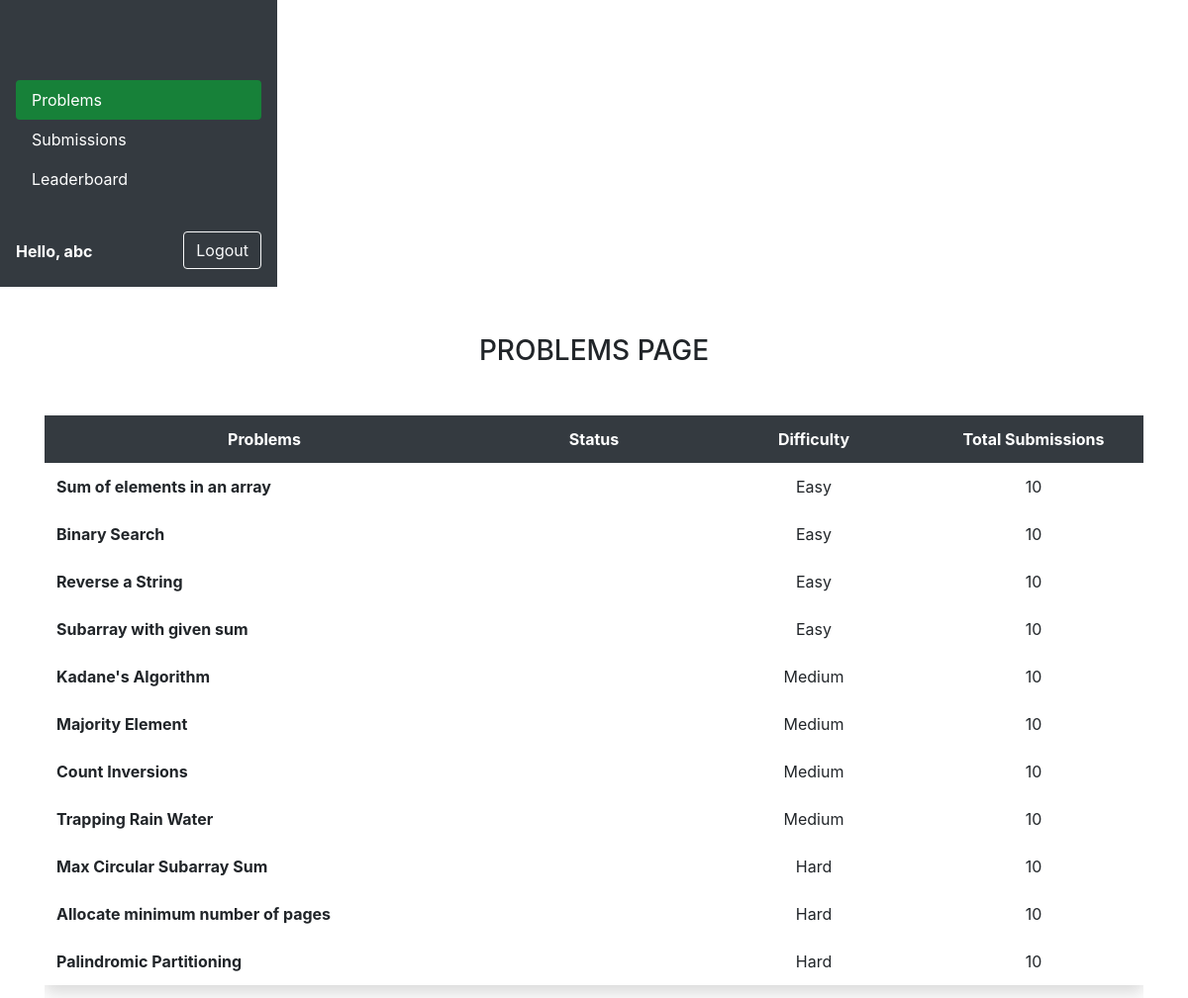
Screenshot of / (signed in) with the database file from the repository.
### online_judge/models.py (models this page shows, shortened)
class Problem(models.Model):
    name = models.CharField(max_length=200, unique=True)
    desc = models.TextField()
    difficulty = models.CharField(max_length=200)
    inputFile = models.CharField(max_length=500)
    outputFile = models.CharField(max_length=500)

### online_judge/views.py (the view)
# urls.py: path('', views.homePage, name='home'),
def homePage(request):
    problems = Problem.objects.all()
    submissions = Submission.objects.all().order_by("-timestamp")
    leaderboard = {}
    for user in User.objects.all():
        leaderboard[user.username] = Submission.objects.filter(userID=user.id).count()
    leaderboard = {key:leaderboard[key] for key in sorted(leaderboard, key=lambda v: v[1], reverse=True)}
    context = {'problems':problems, 'submissions':submissions, 'leaderboard':leaderboard, 'username':request.user.username}
    return render(request, 'problems-page.html', context)

### templates/problems-page.html (shortened to what this page needs)
<!DOCTYPE html>
<html lang="en">
<head>
  <link rel="stylesheet" href="https://cdn.jsdelivr.net/npm/bootstrap@4.6.1/dist/css/bootstrap.min.css" />
  <link rel="stylesheet" href="https://cdnjs.cloudflare.com/ajax/libs/intro.js/4.3.0/introjs.min.css" />
  <link rel="stylesheet" href="https://d1lrk9cp1c3gxw.cloudfront.net/static/main/assets/css/base.css" />
  <link rel="stylesheet" href="https://cdnjs.cloudflare.com/ajax/libs/highlight.js/9.15.6/styles/atom-one-dark.min.css" />
  <link rel="stylesheet" href="https://cdn.datatables.net/1.11.4/css/dataTables.bootstrap4.min.css" />
</head>
<body>
  <div class="vertical-nav d-flex flex-column flex-shrink-0 p-3 text-white bg-dark overflow-hidden" id="sidebar" style="width: 280px;">
    <a href="/" class="d-flex align-items-center mb-3 mb-md-0 me-md-auto text-white text-decoration-none">
      <svg class="bi me-2" width="40" height="32"><use xlink:href="#bootstrap"></use></svg>
    </a>
    <ul class="nav nav-pills flex-column mb-auto">
      <li class="nav-item">
        <a id="problems-tab" data-toggle="tab" href="#problems" role="tab" aria-controls="problems" aria-selected="true"
            class="nav-link text-white active">Problems</a>
      </li>
      {% if username != "" %}
        <li class="nav-item">
          <a id="submissions-tab" data-toggle="tab" href="#submissions" role="tab" aria-controls="submissions" aria-selected="false"
              class="nav-link text-white">Submissions</a>
        </li>
        <li class="nav-item">
          <a id="leaderboard-tab" data-toggle="tab" href="#leaderboard" role="tab" aria-controls="leaderboard" aria-selected="false"
              class="nav-link text-white">Leaderboard</a>
        </li>
      {% endif %}
    </ul>
    <div class="d-flex justify-content-between">
      {% if username == "" %}
        <div class="text-end float-right">
          <a href=" {% url 'login' %} "><button type="button" class="btn btn-outline-light me-2">Login</button></a>
        </div>
        <div class="text-end float-right">
          <a href=" {% url 'register' %} "><button type="button" class="btn btn-outline-light me-2">Register</button></a>
        </div>
      {% else %}
        <div class="dropdown">
          <a href="#" class="d-flex align-items-center text-white text-decoration-none py-2" id="dropdownUser1" data-bs-toggle="dropdown" aria-expanded="false">
            <strong>Hello, {{username}}</strong>
          </a>
        </div>
        <div class="text-end float-right">
          <a href=" {% url 'logout' %} "><button type="button" class="btn btn-outline-light me-2">Logout</button></a>
        </div>
      {% endif %}
    </div>
  </div>
<div class="page-content mt-5" id="content">
<div class="container">
  <div class="row justify-content-center">
    <div class="col-sm-12">
      <h3 class="text-center text-uppercase mb-4 opacity-h">Problems Page</h3>
      <div id="myTab1Content" class="tab-content">
        <div id="problems" role="tabpanel" aria-labelledby="problems-tab" class="tab-pane fade py-4 show active">
            <div class="table-responsive">
              <table class="table table-borderless table-hover shadow">
              <thead class="text-center thead-dark">
                  <tr>
                    <th>Problems</th>
                    <th style="width: 20%;">Status</th>
                    <th style="width: 20%;">Difficulty</th>
                    <th style="width: 20%;">Total Submissions</th>
                  </tr>
                </thead>
                <tbody>
                    {% for problem in problems %}
                      <tr onclick="window.location='/problem/{{problem.id}}'">
                        <td><strong>{{problem.name}}</strong></td>
                        <td class="text-center"></td>
                        <td class="text-center">{{problem.difficulty}}</td>
                        <td class="text-center">10</td>
                    {% endfor %}
                </tbody>
              </table>
            </div>
        </div>
      </div>
    </div>
  </div>
</div>
</div>
</body>
</html>

### templates/problems-page.html (style rules this page uses)
.nav-pills .nav-link.active, .nav-pills .show>.nav-link { color: white !important; background-color: #178139; }

### rows the page displays
Problem: name "Sum of elements in an array", difficulty "Easy"
Problem: name "Binary Search", difficulty "Easy"
Problem: name "Reverse a String", difficulty "Easy"
Problem: name "Subarray with given sum", difficulty "Easy"
Problem: name "Kadane's Algorithm", difficulty "Medium"
Problem: name "Majority Element", difficulty "Medium"
Problem: name "Count Inversions", difficulty "Medium"
Problem: name "Trapping Rain Water", difficulty "Medium"
Problem: name "Max Circular Subarray Sum", difficulty "Hard"
Problem: name "Allocate minimum number of pages", difficulty "Hard"
Problem: name "Palindromic Partitioning", difficulty "Hard"

### other values shown
{{ username }} "abc"
